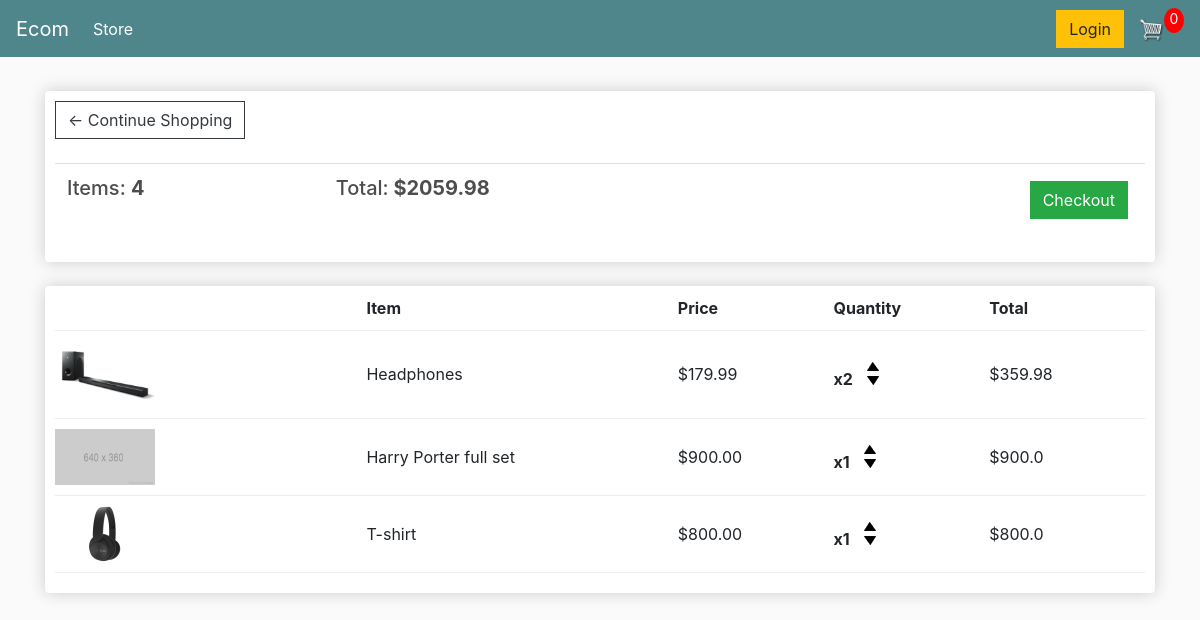
The app's page /cart/ (signed in) with its own data.
### store/models.py (models this page shows, shortened)
class Order(models.Model):
    customer = models.ForeignKey(Customer, on_delete=models.SET_NULL, null=True, blank=True)
    date_ordered = models.DateTimeField(auto_now_add=True)
    complete = models.BooleanField(default=False)
    transaction_id = models.CharField(max_length=100, null=True)
    @property
    def get_cart_total(self):
        orderitems = self.orderitem_set.all()
        total = sum([i.get_total for i in orderitems])
        return total
    @property
    def get_cart_items(self):
        orderitems = self.orderitem_set.all()
        total = sum([i.quantity for i in orderitems])
        return total

class OrderItem(models.Model):
    product = models.ForeignKey(Product, on_delete=models.SET_NULL, null=True, blank=True)
    order = models.ForeignKey(Order, on_delete=models.SET_NULL, null=True, blank=True)
    quantity = models.IntegerField(default=0, null=True, blank=True)
    date_added = models.DateTimeField(auto_now_add=True)
    @property
    def get_total(self):
        total = self.product.price * self.quantity
        return total

class Product(models.Model):
    name = models.CharField(max_length=200, null=True)
    price = models.FloatField()
    digital = models.BooleanField(null=True, blank=False, default=False)
    image = models.ImageField(null=True, blank=True)
    @property
    def imageURL(self):
        try:
            url = self.image.url
        except:
            url = 'static/images/placeholder.png'
        return url

### store/views.py (the view)
# urls.py: path('cart/', views.cart, name='cart'),
def cart(request):
    if request.user.is_authenticated:
        customer = request.user.customer
        order, created = Order.objects.get_or_create(customer=customer, complete=False)
        items = order.orderitem_set.all()
    else:
        items = []
        order = {
            'get_cart_total' : 0,
            'get_cart_items' : 0,
        }
    context = {
        'items' : items,
        'order' : order,
    }
    return render(request, 'store/cart.html', context)

### templates/store/cart.html
<!DOCTYPE html>
{% extends 'store/main.html' %}
{% load static %}
{% block content %}
  <div class="row">
		<div class="col-lg-12">
			<div class="box-element">
				<a  class="btn btn-outline-dark" href="{% url 'store' %}">&#x2190; Continue Shopping</a>
				<br>
				<br>
				<table class="table">
					<tr>
						<th><h5>Items: <strong>{{ order.get_cart_items }}</strong></h5></th>
						<th><h5>Total:<strong> ${{ order.get_cart_total|floatformat:2 }}</strong></h5></th>
						<th>
							<a  style="float:right; margin:5px;" class="btn btn-success" href="{% url 'checkout' %}">Checkout</a>
						</th>
					</tr>
				</table>
			</div>
			<br>
			<div class="box-element">
				<div class="cart-row">
					<div style="flex:2"></div>
					<div style="flex:2"><strong>Item</strong></div>
					<div style="flex:1"><strong>Price</strong></div>
					<div style="flex:1"><strong>Quantity</strong></div>
					<div style="flex:1"><strong>Total</strong></div>
				</div>
        {% for i in items %}
				<div class="cart-row">
					<div style="flex:2"><img class="row-image" src="{{ i.product.imageURL }}" alt="sorry cannot load image"></div>
					<div class="my-auto" style="flex:2"><p class="my-auto">{{ i.product.name }}</p></div>
					<div class="my-auto" style="flex:1"><p class="my-auto" >${{ i.product.price|floatformat:2 }}</p></div>
					<div class="my-auto" style="flex:1">
						<p class="quantity my-auto">x{{ i.quantity }}</p>
						<div class="quantity my-auto">
							<img class="chg-quantity" src="{% static  'images/arrow-up.png' %}">
							<img class="chg-quantity" src="{% static  'images/arrow-down.png' %}">
						</div>
					</div>
					<div class="my-auto" style="flex:1"><p class="my-auto">${{ i.get_total }}</p></div>
				</div>
        {% endfor %}
			</div>
		</div>
	</div>
{% endblock content %}

### static/css/main.css (style rules this page uses)
body { background-color: hsl(0, 0%, 98%); }
h1,h2,h3,h4,h5,h6 { color:hsl(0, 0%, 30%); }
.box-element { box-shadow:hsl(0, 0%, 80%) 0 0 16px; background-color: #fff; border-radius: 4px; padding: 10px; }
.col-lg-4, .col-lg-6, .col-lg-8, .col-lg-12 { margin-top: 10px; }
.btn { border-radius: 0; }
.row-image { width: 100px; }
.cart-row { display: flex; align-items: flex-stretch; padding-bottom: 10px; margin-bottom: 10px; border-bottom: 1px solid #ececec; }
.quantity { display: inline-block; font-weight: 700; padding-right:10px; }
.chg-quantity { width: 12px; cursor: pointer; display: block; margin-top: 5px; transition:.1s; }

### records on screen
Order: get_cart_items "4", get_cart_total "2059.98"
OrderItem: product.imageURL (picture), product.name "Headphones", product.price "179.99", quantity "2", get_total "359.98"
OrderItem: shows a picture, product.name "Harry Porter full set", product.price "900.00", quantity "1", get_total "900.0"
OrderItem: product.imageURL (picture), product.name "T-shirt", product.price "800.00", quantity "1", get_total "800.0"
